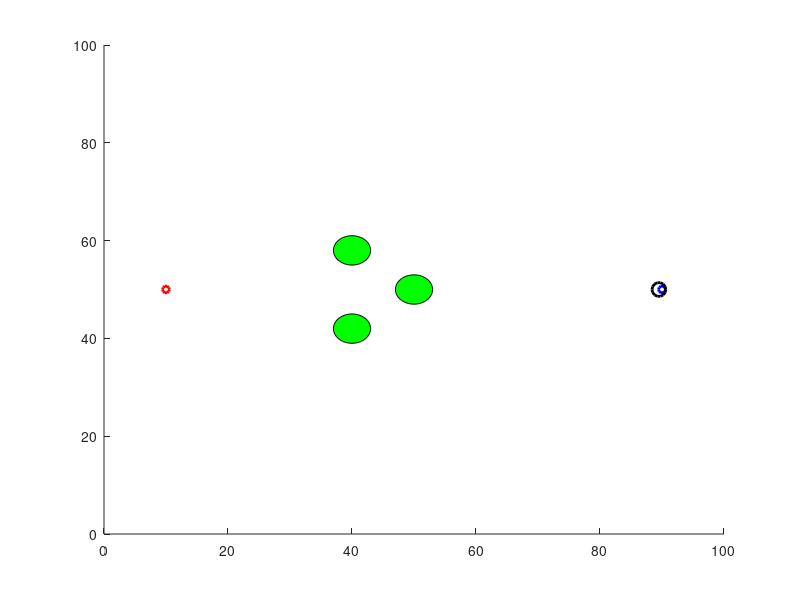

Reproduce this figure in MATLAB.
% 환경 설정
close all; clear; clc;

% 화면 크기 설정
figure;
axis([0 100 0 100]); % x와 y 축 범위 설정
hold on;

% 초기 위치 및 목표 위치 설정
start_pos = [10 50];
end_pos = [90 50];

% 장애물 위치 설정
obstacle_pos = [40 58; 40 42; 50 50];
obstacle_radius = 3;

% 원 그리기
plot(start_pos(1), start_pos(2), 'ro', 'MarkerSize', 5, 'LineWidth', 2);
plot(end_pos(1), end_pos(2), 'bo', 'MarkerSize', 5, 'LineWidth', 2);

% 장애물 그리기
for i=1:3
    rectangle('Position', [obstacle_pos(i,1)-obstacle_radius, obstacle_pos(i,2)-obstacle_radius, obstacle_radius*2, obstacle_radius*2], ...
              'Curvature', [1 1], 'FaceColor', 'g');
end

% 플레이어 움직임 설정
player_pos = start_pos;
player_radius = 1;

player_h = plot(player_pos(1), player_pos(2), 'ko', 'MarkerSize', player_radius*10, 'LineWidth', 2);

% 플레이어 움직이기
step_size = 0.5;
while sqrt(sum((player_pos-end_pos).^2)) > step_size
    % 장애물에 닿으면 멈추기
    for i=1:3
        if sqrt(sum((player_pos-obstacle_pos(i,:)).^2)) <= (player_radius+obstacle_radius)
            break;
        end
    end
    
    % 다음 위치 계산
    dir = (end_pos - player_pos) / sqrt(sum((end_pos - player_pos).^2));
    player_pos = player_pos + dir * step_size;

    % 그래픽 업데이트
    set(player_h, 'XData', player_pos(1), 'YData', player_pos(2));
    drawnow;
    pause(0.1)
end
